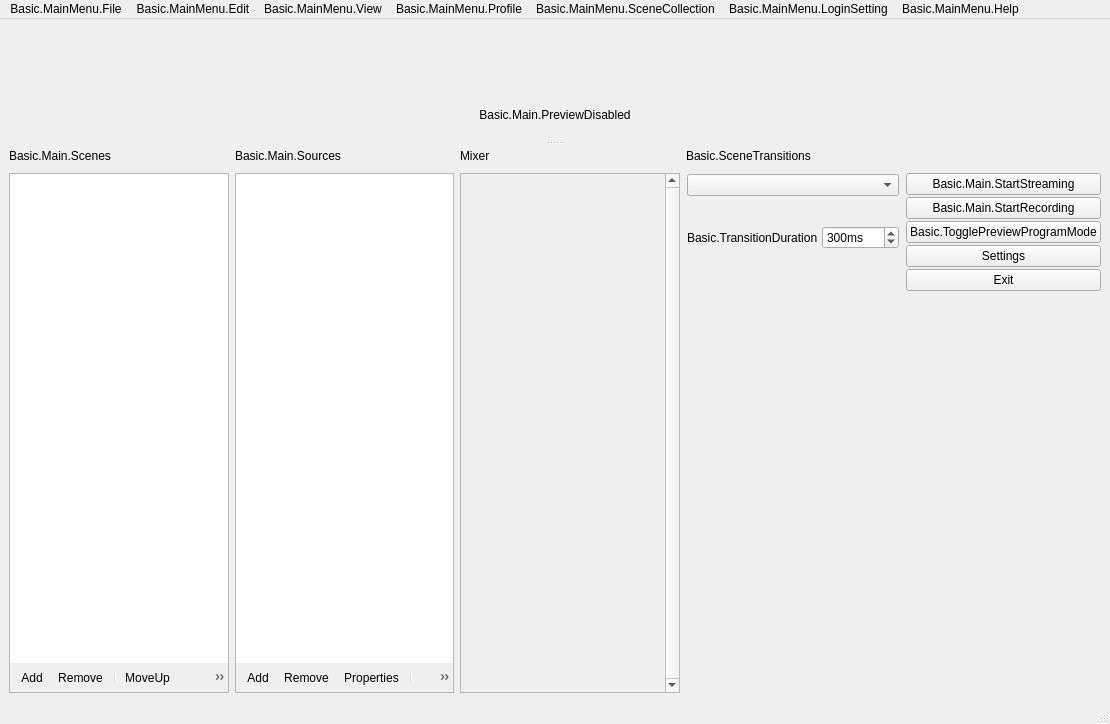
<?xml version="1.0" encoding="UTF-8"?>
<ui version="4.0">
 <author>Jim</author>
 <class>OBSBasic</class>
 <widget class="QMainWindow" name="OBSBasic">
  <property name="geometry">
   <rect>
    <x>0</x>
    <y>0</y>
    <width>1110</width>
    <height>724</height>
   </rect>
  </property>
  <property name="sizePolicy">
   <sizepolicy hsizetype="Minimum" vsizetype="Minimum">
    <horstretch>0</horstretch>
    <verstretch>0</verstretch>
   </sizepolicy>
  </property>
  <property name="minimumSize">
   <size>
    <width>0</width>
    <height>0</height>
   </size>
  </property>
  <property name="windowTitle">
   <string>.MainWindow</string>
  </property>
  <property name="windowIcon">
   <iconset resource="obs.qrc">
    <normaloff>:/res/images/obs.png</normaloff>:/res/images/obs.png</iconset>
  </property>
  <property name="styleSheet">
   <string notr="true"/>
  </property>
  <widget class="QWidget" name="centralwidget">
   <layout class="QHBoxLayout" name="horizontalLayout">
    <item>
     <widget class="QSplitter" name="mainSplitter">
      <property name="orientation">
       <enum>Qt::Vertical</enum>
      </property>
      <property name="childrenCollapsible">
       <bool>false</bool>
      </property>
      <widget class="QWidget" name="verticalLayoutWidget_7">
       <layout class="QVBoxLayout" name="verticalLayout_14">
        <item>
         <layout class="QHBoxLayout" name="previewLayout">
          <property name="spacing">
           <number>2</number>
          </property>
          <item>
           <layout class="QVBoxLayout" name="previewTextLayout">
            <property name="spacing">
             <number>4</number>
            </property>
            <item>
             <widget class="OBSBasicPreview" name="preview" native="true">
              <property name="sizePolicy">
               <sizepolicy hsizetype="Expanding" vsizetype="Expanding">
                <horstretch>0</horstretch>
                <verstretch>0</verstretch>
               </sizepolicy>
              </property>
              <property name="minimumSize">
               <size>
                <width>32</width>
                <height>32</height>
               </size>
              </property>
              <property name="focusPolicy">
               <enum>Qt::ClickFocus</enum>
              </property>
              <property name="contextMenuPolicy">
               <enum>Qt::CustomContextMenu</enum>
              </property>
             </widget>
            </item>
           </layout>
          </item>
         </layout>
        </item>
        <item>
         <widget class="QLabel" name="previewDisabledLabel">
          <property name="sizePolicy">
           <sizepolicy hsizetype="Expanding" vsizetype="Expanding">
            <horstretch>0</horstretch>
            <verstretch>0</verstretch>
           </sizepolicy>
          </property>
          <property name="contextMenuPolicy">
           <enum>Qt::CustomContextMenu</enum>
          </property>
          <property name="text">
           <string>Basic.Main.PreviewDisabled</string>
          </property>
          <property name="alignment">
           <set>Qt::AlignCenter</set>
          </property>
         </widget>
        </item>
       </layout>
      </widget>
      <widget class="QWidget" name="gridLayoutWidget_2">
       <layout class="QGridLayout" name="gridLayout_2">
        <item row="1" column="4">
         <layout class="QVBoxLayout" name="buttonsVLayout">
          <property name="spacing">
           <number>2</number>
          </property>
          <item>
           <widget class="QPushButton" name="streamButton">
            <property name="enabled">
             <bool>true</bool>
            </property>
            <property name="sizePolicy">
             <sizepolicy hsizetype="Preferred" vsizetype="Fixed">
              <horstretch>0</horstretch>
              <verstretch>0</verstretch>
             </sizepolicy>
            </property>
            <property name="text">
             <string>Basic.Main.StartStreaming</string>
            </property>
            <property name="checkable">
             <bool>false</bool>
            </property>
           </widget>
          </item>
          <item>
           <widget class="QPushButton" name="recordButton">
            <property name="enabled">
             <bool>true</bool>
            </property>
            <property name="sizePolicy">
             <sizepolicy hsizetype="Preferred" vsizetype="Fixed">
              <horstretch>0</horstretch>
              <verstretch>0</verstretch>
             </sizepolicy>
            </property>
            <property name="minimumSize">
             <size>
              <width>130</width>
              <height>0</height>
             </size>
            </property>
            <property name="text">
             <string>Basic.Main.StartRecording</string>
            </property>
           </widget>
          </item>
          <item>
           <widget class="QPushButton" name="modeSwitch">
            <property name="text">
             <string>Basic.TogglePreviewProgramMode</string>
            </property>
            <property name="checkable">
             <bool>true</bool>
            </property>
           </widget>
          </item>
          <item>
           <widget class="QPushButton" name="settingsButton">
            <property name="sizePolicy">
             <sizepolicy hsizetype="Preferred" vsizetype="Fixed">
              <horstretch>0</horstretch>
              <verstretch>0</verstretch>
             </sizepolicy>
            </property>
            <property name="text">
             <string>Settings</string>
            </property>
           </widget>
          </item>
          <item>
           <widget class="QPushButton" name="exitButton">
            <property name="sizePolicy">
             <sizepolicy hsizetype="Preferred" vsizetype="Fixed">
              <horstretch>0</horstretch>
              <verstretch>0</verstretch>
             </sizepolicy>
            </property>
            <property name="text">
             <string>Exit</string>
            </property>
           </widget>
          </item>
          <item>
           <spacer name="expVSpacer_2">
            <property name="orientation">
             <enum>Qt::Vertical</enum>
            </property>
            <property name="sizeHint" stdset="0">
             <size>
              <width>0</width>
              <height>0</height>
             </size>
            </property>
           </spacer>
          </item>
         </layout>
        </item>
        <item row="1" column="2">
         <widget class="VScrollArea" name="scrollArea">
          <property name="minimumSize">
           <size>
            <width>220</width>
            <height>0</height>
           </size>
          </property>
          <property name="frameShape">
           <enum>QFrame::StyledPanel</enum>
          </property>
          <property name="frameShadow">
           <enum>QFrame::Sunken</enum>
          </property>
          <property name="verticalScrollBarPolicy">
           <enum>Qt::ScrollBarAlwaysOn</enum>
          </property>
          <property name="horizontalScrollBarPolicy">
           <enum>Qt::ScrollBarAlwaysOff</enum>
          </property>
          <property name="widgetResizable">
           <bool>true</bool>
          </property>
          <widget class="QWidget" name="volumeWidgets">
           <property name="geometry">
            <rect>
             <x>0</x>
             <y>0</y>
             <width>201</width>
             <height>16</height>
            </rect>
           </property>
           <property name="sizePolicy">
            <sizepolicy hsizetype="Preferred" vsizetype="Maximum">
             <horstretch>0</horstretch>
             <verstretch>0</verstretch>
            </sizepolicy>
           </property>
           <layout class="QVBoxLayout" name="verticalLayout_18">
            <property name="spacing">
             <number>0</number>
            </property>
            <property name="leftMargin">
             <number>0</number>
            </property>
            <property name="topMargin">
             <number>0</number>
            </property>
            <property name="rightMargin">
             <number>0</number>
            </property>
            <property name="bottomMargin">
             <number>0</number>
            </property>
           </layout>
          </widget>
         </widget>
        </item>
        <item row="1" column="0">
         <layout class="QVBoxLayout" name="scenesVLayout">
          <property name="spacing">
           <number>0</number>
          </property>
          <item>
           <widget class="QFrame" name="scenesFrame">
            <property name="sizePolicy">
             <sizepolicy hsizetype="Expanding" vsizetype="Expanding">
              <horstretch>0</horstretch>
              <verstretch>0</verstretch>
             </sizepolicy>
            </property>
            <property name="minimumSize">
             <size>
              <width>160</width>
              <height>0</height>
             </size>
            </property>
            <property name="maximumSize">
             <size>
              <width>260</width>
              <height>16777215</height>
             </size>
            </property>
            <property name="frameShape">
             <enum>QFrame::StyledPanel</enum>
            </property>
            <property name="frameShadow">
             <enum>QFrame::Sunken</enum>
            </property>
            <layout class="QVBoxLayout" name="verticalLayout_11">
             <property name="spacing">
              <number>0</number>
             </property>
             <property name="leftMargin">
              <number>0</number>
             </property>
             <property name="topMargin">
              <number>0</number>
             </property>
             <property name="rightMargin">
              <number>0</number>
             </property>
             <property name="bottomMargin">
              <number>0</number>
             </property>
             <item>
              <widget class="QListWidget" name="scenes">
               <property name="sizePolicy">
                <sizepolicy hsizetype="Preferred" vsizetype="Expanding">
                 <horstretch>0</horstretch>
                 <verstretch>0</verstretch>
                </sizepolicy>
               </property>
               <property name="contextMenuPolicy">
                <enum>Qt::CustomContextMenu</enum>
               </property>
               <property name="frameShape">
                <enum>QFrame::NoFrame</enum>
               </property>
               <property name="frameShadow">
                <enum>QFrame::Plain</enum>
               </property>
               <property name="showDropIndicator" stdset="0">
                <bool>true</bool>
               </property>
               <property name="dragEnabled">
                <bool>true</bool>
               </property>
               <property name="dragDropMode">
                <enum>QAbstractItemView::InternalMove</enum>
               </property>
               <property name="defaultDropAction">
                <enum>Qt::TargetMoveAction</enum>
               </property>
               <addaction name="actionRemoveScene"/>
              </widget>
             </item>
             <item>
              <widget class="QToolBar" name="scenesToolbar">
               <property name="iconSize">
                <size>
                 <width>16</width>
                 <height>16</height>
                </size>
               </property>
               <property name="floatable">
                <bool>false</bool>
               </property>
               <addaction name="actionAddScene"/>
               <addaction name="actionRemoveScene"/>
               <addaction name="separator"/>
               <addaction name="actionSceneUp"/>
               <addaction name="actionSceneDown"/>
              </widget>
             </item>
             <item>
              <spacer name="scenesFixedSizeHSpacer">
               <property name="orientation">
                <enum>Qt::Horizontal</enum>
               </property>
               <property name="sizeType">
                <enum>QSizePolicy::Fixed</enum>
               </property>
               <property name="sizeHint" stdset="0">
                <size>
                 <width>150</width>
                 <height>0</height>
                </size>
               </property>
              </spacer>
             </item>
            </layout>
           </widget>
          </item>
         </layout>
        </item>
        <item row="0" column="1">
         <widget class="QLabel" name="sourcesLabel">
          <property name="text">
           <string>Basic.Main.Sources</string>
          </property>
         </widget>
        </item>
        <item row="0" column="2">
         <layout class="QHBoxLayout" name="mixadvHLayout">
          <property name="spacing">
           <number>2</number>
          </property>
          <item>
           <widget class="QLabel" name="mixerLabel">
            <property name="sizePolicy">
             <sizepolicy hsizetype="Maximum" vsizetype="Preferred">
              <horstretch>0</horstretch>
              <verstretch>0</verstretch>
             </sizepolicy>
            </property>
            <property name="text">
             <string>Mixer</string>
            </property>
           </widget>
          </item>
          <item>
           <widget class="QPushButton" name="advAudioProps">
            <property name="sizePolicy">
             <sizepolicy hsizetype="Maximum" vsizetype="Maximum">
              <horstretch>0</horstretch>
              <verstretch>0</verstretch>
             </sizepolicy>
            </property>
            <property name="maximumSize">
             <size>
              <width>22</width>
              <height>22</height>
             </size>
            </property>
            <property name="accessibleName">
             <string>Basic.AdvAudio</string>
            </property>
            <property name="text">
             <string notr="true"/>
            </property>
            <property name="icon">
             <iconset resource="obs.qrc">
              <normaloff>:/res/images/configuration21_16.png</normaloff>:/res/images/configuration21_16.png</iconset>
            </property>
            <property name="flat">
             <bool>true</bool>
            </property>
            <property name="themeID" stdset="0">
             <string notr="true">configIconSmall</string>
            </property>
           </widget>
          </item>
          <item>
           <spacer name="mixadvHSpacer_4">
            <property name="orientation">
             <enum>Qt::Horizontal</enum>
            </property>
            <property name="sizeHint" stdset="0">
             <size>
              <width>0</width>
              <height>0</height>
             </size>
            </property>
           </spacer>
          </item>
         </layout>
        </item>
        <item row="1" column="1">
         <layout class="QVBoxLayout" name="sourcesVLayout">
          <property name="spacing">
           <number>0</number>
          </property>
          <item>
           <widget class="QFrame" name="sourcesFrame">
            <property name="sizePolicy">
             <sizepolicy hsizetype="Expanding" vsizetype="Expanding">
              <horstretch>0</horstretch>
              <verstretch>0</verstretch>
             </sizepolicy>
            </property>
            <property name="minimumSize">
             <size>
              <width>160</width>
              <height>0</height>
             </size>
            </property>
            <property name="maximumSize">
             <size>
              <width>260</width>
              <height>16777215</height>
             </size>
            </property>
            <property name="frameShape">
             <enum>QFrame::StyledPanel</enum>
            </property>
            <property name="frameShadow">
             <enum>QFrame::Sunken</enum>
            </property>
            <layout class="QVBoxLayout" name="verticalLayout_16">
             <property name="spacing">
              <number>0</number>
             </property>
             <property name="leftMargin">
              <number>0</number>
             </property>
             <property name="topMargin">
              <number>0</number>
             </property>
             <property name="rightMargin">
              <number>0</number>
             </property>
             <property name="bottomMargin">
              <number>0</number>
             </property>
             <item>
              <widget class="SourceListWidget" name="sources">
               <property name="sizePolicy">
                <sizepolicy hsizetype="Preferred" vsizetype="Expanding">
                 <horstretch>0</horstretch>
                 <verstretch>0</verstretch>
                </sizepolicy>
               </property>
               <property name="contextMenuPolicy">
                <enum>Qt::CustomContextMenu</enum>
               </property>
               <property name="frameShape">
                <enum>QFrame::NoFrame</enum>
               </property>
               <property name="showDropIndicator" stdset="0">
                <bool>true</bool>
               </property>
               <property name="dragEnabled">
                <bool>true</bool>
               </property>
               <property name="dragDropMode">
                <enum>QAbstractItemView::InternalMove</enum>
               </property>
               <property name="defaultDropAction">
                <enum>Qt::TargetMoveAction</enum>
               </property>
               <property name="selectionMode">
                <enum>QAbstractItemView::ExtendedSelection</enum>
               </property>
               <addaction name="actionRemoveSource"/>
              </widget>
             </item>
             <item>
              <widget class="QToolBar" name="sourcesToolbar">
               <property name="iconSize">
                <size>
                 <width>16</width>
                 <height>16</height>
                </size>
               </property>
               <property name="floatable">
                <bool>false</bool>
               </property>
               <addaction name="actionAddSource"/>
               <addaction name="actionRemoveSource"/>
               <addaction name="actionSourceProperties"/>
               <addaction name="separator"/>
               <addaction name="actionSourceUp"/>
               <addaction name="actionSourceDown"/>
              </widget>
             </item>
             <item>
              <spacer name="sourcesFixedSizeHSpacer">
               <property name="orientation">
                <enum>Qt::Horizontal</enum>
               </property>
               <property name="sizeType">
                <enum>QSizePolicy::Fixed</enum>
               </property>
               <property name="sizeHint" stdset="0">
                <size>
                 <width>150</width>
                 <height>0</height>
                </size>
               </property>
              </spacer>
             </item>
            </layout>
           </widget>
          </item>
         </layout>
        </item>
        <item row="0" column="0">
         <widget class="QLabel" name="scenesLabel">
          <property name="text">
           <string>Basic.Main.Scenes</string>
          </property>
         </widget>
        </item>
        <item row="0" column="3">
         <widget class="QLabel" name="sceneTransitionsLabel">
          <property name="text">
           <string>Basic.SceneTransitions</string>
          </property>
         </widget>
        </item>
        <item row="1" column="3">
         <widget class="QWidget" name="transitionsContainer" native="true">
          <layout class="QVBoxLayout" name="verticalLayout">
           <property name="spacing">
            <number>4</number>
           </property>
           <property name="leftMargin">
            <number>1</number>
           </property>
           <property name="topMargin">
            <number>1</number>
           </property>
           <property name="rightMargin">
            <number>1</number>
           </property>
           <property name="bottomMargin">
            <number>2</number>
           </property>
           <item>
            <widget class="QComboBox" name="transitions">
             <property name="minimumSize">
              <size>
               <width>120</width>
               <height>0</height>
              </size>
             </property>
            </widget>
           </item>
           <item>
            <layout class="QHBoxLayout" name="horizontalLayout_4">
             <property name="spacing">
              <number>4</number>
             </property>
             <item>
              <spacer name="horizontalSpacer">
               <property name="orientation">
                <enum>Qt::Horizontal</enum>
               </property>
               <property name="sizeType">
                <enum>QSizePolicy::Preferred</enum>
               </property>
               <property name="sizeHint" stdset="0">
                <size>
                 <width>40</width>
                 <height>20</height>
                </size>
               </property>
              </spacer>
             </item>
             <item>
              <widget class="QPushButton" name="transitionAdd">
               <property name="sizePolicy">
                <sizepolicy hsizetype="Maximum" vsizetype="Maximum">
                 <horstretch>0</horstretch>
                 <verstretch>0</verstretch>
                </sizepolicy>
               </property>
               <property name="maximumSize">
                <size>
                 <width>22</width>
                 <height>22</height>
                </size>
               </property>
               <property name="toolTip">
                <string>Basic.AddTransition</string>
               </property>
               <property name="accessibleName">
                <string>Basic.AddTransition</string>
               </property>
               <property name="text">
                <string notr="true"/>
               </property>
               <property name="icon">
                <iconset resource="obs.qrc">
                 <normaloff>:/res/images/add.png</normaloff>:/res/images/add.png</iconset>
               </property>
               <property name="flat">
                <bool>true</bool>
               </property>
               <property name="themeID" stdset="0">
                <string notr="true">addIconSmall</string>
               </property>
              </widget>
             </item>
             <item>
              <widget class="QPushButton" name="transitionRemove">
               <property name="sizePolicy">
                <sizepolicy hsizetype="Maximum" vsizetype="Maximum">
                 <horstretch>0</horstretch>
                 <verstretch>0</verstretch>
                </sizepolicy>
               </property>
               <property name="maximumSize">
                <size>
                 <width>22</width>
                 <height>22</height>
                </size>
               </property>
               <property name="toolTip">
                <string>Basic.RemoveTransition</string>
               </property>
               <property name="accessibleName">
                <string>Basic.RemoveTransition</string>
               </property>
               <property name="text">
                <string notr="true"/>
               </property>
               <property name="icon">
                <iconset resource="obs.qrc">
                 <normaloff>:/res/images/list_remove.png</normaloff>:/res/images/list_remove.png</iconset>
               </property>
               <property name="flat">
                <bool>true</bool>
               </property>
               <property name="themeID" stdset="0">
                <string notr="true">removeIconSmall</string>
               </property>
              </widget>
             </item>
             <item>
              <widget class="QPushButton" name="transitionProps">
               <property name="sizePolicy">
                <sizepolicy hsizetype="Maximum" vsizetype="Maximum">
                 <horstretch>0</horstretch>
                 <verstretch>0</verstretch>
                </sizepolicy>
               </property>
               <property name="maximumSize">
                <size>
                 <width>22</width>
                 <height>22</height>
                </size>
               </property>
               <property name="toolTip">
                <string>Basic.TransitionProperties</string>
               </property>
               <property name="accessibleName">
                <string>Basic.TransitionProperties</string>
               </property>
               <property name="text">
                <string notr="true"/>
               </property>
               <property name="icon">
                <iconset resource="obs.qrc">
                 <normaloff>:/res/images/configuration21_16.png</normaloff>:/res/images/configuration21_16.png</iconset>
               </property>
               <property name="flat">
                <bool>true</bool>
               </property>
               <property name="themeID" stdset="0">
                <string notr="true">configIconSmall</string>
               </property>
              </widget>
             </item>
            </layout>
           </item>
           <item>
            <layout class="QHBoxLayout" name="horizontalLayout_3">
             <property name="spacing">
              <number>4</number>
             </property>
             <item>
              <widget class="QLabel" name="transitionDurationLabel">
               <property name="sizePolicy">
                <sizepolicy hsizetype="Maximum" vsizetype="Preferred">
                 <horstretch>0</horstretch>
                 <verstretch>0</verstretch>
                </sizepolicy>
               </property>
               <property name="text">
                <string>Basic.TransitionDuration</string>
               </property>
              </widget>
             </item>
             <item>
              <widget class="QSpinBox" name="transitionDuration">
               <property name="suffix">
                <string>ms</string>
               </property>
               <property name="minimum">
                <number>2</number>
               </property>
               <property name="maximum">
                <number>10000</number>
               </property>
               <property name="singleStep">
                <number>50</number>
               </property>
               <property name="value">
                <number>300</number>
               </property>
              </widget>
             </item>
            </layout>
           </item>
           <item>
            <spacer name="verticalSpacer">
             <property name="orientation">
              <enum>Qt::Vertical</enum>
             </property>
             <property name="sizeHint" stdset="0">
              <size>
               <width>20</width>
               <height>40</height>
              </size>
             </property>
            </spacer>
           </item>
          </layout>
         </widget>
        </item>
       </layout>
      </widget>
     </widget>
    </item>
   </layout>
  </widget>
  <widget class="QMenuBar" name="menubar">
   <property name="geometry">
    <rect>
     <x>0</x>
     <y>0</y>
     <width>1110</width>
     <height>23</height>
    </rect>
   </property>
   <widget class="QMenu" name="menu_File">
    <property name="title">
     <string>Basic.MainMenu.File</string>
    </property>
    <addaction name="actionShow_Recordings"/>
    <addaction name="actionRemux"/>
    <addaction name="separator"/>
    <addaction name="action_Settings"/>
    <addaction name="actionShowSettingsFolder"/>
    <addaction name="actionShowProfileFolder"/>
    <addaction name="separator"/>
    <addaction name="actionAlwaysOnTop"/>
    <addaction name="separator"/>
    <addaction name="actionE_xit"/>
   </widget>
   <widget class="QMenu" name="menuBasic_MainMenu_Help">
    <property name="title">
     <string>Basic.MainMenu.Help</string>
    </property>
    <widget class="QMenu" name="menuLogFiles">
     <property name="title">
      <string>Basic.MainMenu.Help.Logs</string>
     </property>
     <addaction name="actionShowLogs"/>
     <addaction name="actionUploadCurrentLog"/>
     <addaction name="actionUploadLastLog"/>
     <addaction name="actionViewCurrentLog"/>
    </widget>
    <addaction name="actionWebsite"/>
    <addaction name="separator"/>
    <addaction name="menuLogFiles"/>
    <addaction name="actionCheckForUpdates"/>
   </widget>
   <widget class="QMenu" name="menuBasic_MainMenu_Edit">
    <property name="title">
     <string>Basic.MainMenu.Edit</string>
    </property>
    <widget class="QMenu" name="transformMenu">
     <property name="title">
      <string>Basic.MainMenu.Edit.Transform</string>
     </property>
     <addaction name="actionEditTransform"/>
     <addaction name="actionResetTransform"/>
     <addaction name="separator"/>
     <addaction name="actionRotate90CW"/>
     <addaction name="actionRotate90CCW"/>
     <addaction name="actionRotate180"/>
     <addaction name="separator"/>
     <addaction name="actionFlipHorizontal"/>
     <addaction name="actionFlipVertical"/>
     <addaction name="separator"/>
     <addaction name="actionFitToScreen"/>
     <addaction name="actionStretchToScreen"/>
     <addaction name="actionCenterToScreen"/>
    </widget>
    <widget class="QMenu" name="orderMenu">
     <property name="title">
      <string>Basic.MainMenu.Edit.Order</string>
     </property>
     <addaction name="actionMoveUp"/>
     <addaction name="actionMoveDown"/>
     <addaction name="separator"/>
     <addaction name="actionMoveToTop"/>
     <addaction name="actionMoveToBottom"/>
    </widget>
    <addaction name="transformMenu"/>
    <addaction name="orderMenu"/>
    <addaction name="actionLockPreview"/>
    <addaction name="separator"/>
    <addaction name="actionAdvAudioProperties"/>
   </widget>
   <widget class="QMenu" name="profileMenu">
    <property name="title">
     <string>Basic.MainMenu.Profile</string>
    </property>
    <addaction name="actionNewProfile"/>
    <addaction name="actionDupProfile"/>
    <addaction name="actionRenameProfile"/>
    <addaction name="actionRemoveProfile"/>
    <addaction name="separator"/>
   </widget>
   <widget class="QMenu" name="sceneCollectionMenu">
    <property name="title">
     <string>Basic.MainMenu.SceneCollection</string>
    </property>
    <addaction name="actionNewSceneCollection"/>
    <addaction name="actionDupSceneCollection"/>
    <addaction name="actionRenameSceneCollection"/>
    <addaction name="actionRemoveSceneCollection"/>
    <addaction name="separator"/>
   </widget>
   <widget class="QMenu" name="viewMenu">
    <property name="title">
     <string>Basic.MainMenu.View</string>
    </property>
    <widget class="QMenu" name="viewMenuToolbars">
     <property name="title">
      <string>Basic.MainMenu.View.Toolbars</string>
     </property>
     <addaction name="toggleListboxToolbars"/>
    </widget>
    <addaction name="viewMenuToolbars"/>
    <addaction name="toggleSceneTransitions"/>
    <addaction name="toggleStatusBar"/>
   </widget>
   <widget class="QMenu" name="menuBasic_MainMenu_LoginSetting">
    <property name="title">
     <string>Basic.MainMenu.LoginSetting</string>
    </property>
    <addaction name="actionLogin"/>
    <addaction name="actionLogout"/>
   </widget>
   <addaction name="menu_File"/>
   <addaction name="menuBasic_MainMenu_Edit"/>
   <addaction name="viewMenu"/>
   <addaction name="profileMenu"/>
   <addaction name="sceneCollectionMenu"/>
   <addaction name="menuBasic_MainMenu_LoginSetting"/>
   <addaction name="menuBasic_MainMenu_Help"/>
  </widget>
  <widget class="OBSBasicStatusBar" name="statusbar"/>
  <action name="actionAddScene">
   <property name="icon">
    <iconset resource="obs.qrc">
     <normaloff>:/res/images/add.png</normaloff>:/res/images/add.png</iconset>
   </property>
   <property name="text">
    <string>Add</string>
   </property>
   <property name="themeID" stdset="0">
    <string notr="true">addIconSmall</string>
   </property>
  </action>
  <action name="actionAddSource">
   <property name="icon">
    <iconset resource="obs.qrc">
     <normaloff>:/res/images/add.png</normaloff>:/res/images/add.png</iconset>
   </property>
   <property name="text">
    <string>Add</string>
   </property>
   <property name="themeID" stdset="0">
    <string notr="true">addIconSmall</string>
   </property>
  </action>
  <action name="actionRemoveScene">
   <property name="icon">
    <iconset resource="obs.qrc">
     <normaloff>:/res/images/list_remove.png</normaloff>:/res/images/list_remove.png</iconset>
   </property>
   <property name="text">
    <string>Remove</string>
   </property>
   <property name="shortcut">
    <string>Del</string>
   </property>
   <property name="shortcutContext">
    <enum>Qt::WidgetWithChildrenShortcut</enum>
   </property>
   <property name="themeID" stdset="0">
    <string notr="true">removeIconSmall</string>
   </property>
  </action>
  <action name="actionRemoveSource">
   <property name="icon">
    <iconset resource="obs.qrc">
     <normaloff>:/res/images/list_remove.png</normaloff>:/res/images/list_remove.png</iconset>
   </property>
   <property name="text">
    <string>Remove</string>
   </property>
   <property name="shortcut">
    <string>Del</string>
   </property>
   <property name="shortcutContext">
    <enum>Qt::WidgetWithChildrenShortcut</enum>
   </property>
   <property name="themeID" stdset="0">
    <string notr="true">removeIconSmall</string>
   </property>
  </action>
  <action name="actionSourceProperties">
   <property name="enabled">
    <bool>true</bool>
   </property>
   <property name="icon">
    <iconset resource="obs.qrc">
     <normaloff>:/res/images/properties.png</normaloff>:/res/images/properties.png</iconset>
   </property>
   <property name="text">
    <string>Properties</string>
   </property>
   <property name="themeID" stdset="0">
    <string notr="true">propertiesIconSmall</string>
   </property>
  </action>
  <action name="actionSceneUp">
   <property name="icon">
    <iconset resource="obs.qrc">
     <normaloff>:/res/images/up.png</normaloff>:/res/images/up.png</iconset>
   </property>
   <property name="text">
    <string>MoveUp</string>
   </property>
   <property name="themeID" stdset="0">
    <string notr="true">upArrowIconSmall</string>
   </property>
  </action>
  <action name="actionSourceUp">
   <property name="enabled">
    <bool>true</bool>
   </property>
   <property name="icon">
    <iconset resource="obs.qrc">
     <normaloff>:/res/images/up.png</normaloff>:/res/images/up.png</iconset>
   </property>
   <property name="text">
    <string>MoveUp</string>
   </property>
   <property name="themeID" stdset="0">
    <string notr="true">upArrowIconSmall</string>
   </property>
  </action>
  <action name="actionSceneDown">
   <property name="icon">
    <iconset resource="obs.qrc">
     <normaloff>:/res/images/down.png</normaloff>:/res/images/down.png</iconset>
   </property>
   <property name="text">
    <string>MoveDown</string>
   </property>
   <property name="themeID" stdset="0">
    <string notr="true">downArrowIconSmall</string>
   </property>
  </action>
  <action name="actionSourceDown">
   <property name="enabled">
    <bool>true</bool>
   </property>
   <property name="icon">
    <iconset resource="obs.qrc">
     <normaloff>:/res/images/down.png</normaloff>:/res/images/down.png</iconset>
   </property>
   <property name="text">
    <string>MoveDown</string>
   </property>
   <property name="themeID" stdset="0">
    <string notr="true">downArrowIconSmall</string>
   </property>
  </action>
  <action name="actionShow_Recordings">
   <property name="text">
    <string>Basic.MainMenu.File.ShowRecordings</string>
   </property>
  </action>
  <action name="actionRemux">
   <property name="text">
    <string>Basic.MainMenu.File.Remux</string>
   </property>
  </action>
  <action name="action_Settings">
   <property name="text">
    <string>Basic.MainMenu.File.Settings</string>
   </property>
  </action>
  <action name="actionE_xit">
   <property name="text">
    <string>Basic.MainMenu.File.Exit</string>
   </property>
  </action>
  <action name="actionShowLogs">
   <property name="text">
    <string>Basic.MainMenu.Help.Logs.ShowLogs</string>
   </property>
  </action>
  <action name="actionUploadLastLog">
   <property name="text">
    <string>Basic.MainMenu.Help.Logs.UploadLastLog</string>
   </property>
  </action>
  <action name="actionUploadCurrentLog">
   <property name="text">
    <string>Basic.MainMenu.Help.Logs.UploadCurrentLog</string>
   </property>
  </action>
  <action name="actionViewCurrentLog">
   <property name="text">
    <string>Basic.MainMenu.Help.Logs.ViewCurrentLog</string>
   </property>
  </action>
  <action name="actionUndo">
   <property name="enabled">
    <bool>false</bool>
   </property>
   <property name="text">
    <string>Basic.MainMenu.Edit.Undo</string>
   </property>
  </action>
  <action name="actionRedo">
   <property name="enabled">
    <bool>false</bool>
   </property>
   <property name="text">
    <string>Basic.MainMenu.Edit.Redo</string>
   </property>
  </action>
  <action name="actionEditTransform">
   <property name="text">
    <string>Basic.MainMenu.Edit.Transform.EditTransform</string>
   </property>
  </action>
  <action name="actionRotate90CW">
   <property name="text">
    <string>Basic.MainMenu.Edit.Transform.Rotate90CW</string>
   </property>
  </action>
  <action name="actionRotate90CCW">
   <property name="text">
    <string>Basic.MainMenu.Edit.Transform.Rotate90CCW</string>
   </property>
  </action>
  <action name="actionRotate180">
   <property name="text">
    <string>Basic.MainMenu.Edit.Transform.Rotate180</string>
   </property>
  </action>
  <action name="actionFitToScreen">
   <property name="text">
    <string>Basic.MainMenu.Edit.Transform.FitToScreen</string>
   </property>
   <property name="shortcut">
    <string>Ctrl+F</string>
   </property>
  </action>
  <action name="actionStretchToScreen">
   <property name="text">
    <string>Basic.MainMenu.Edit.Transform.StretchToScreen</string>
   </property>
   <property name="shortcut">
    <string>Ctrl+S</string>
   </property>
  </action>
  <action name="actionResetTransform">
   <property name="text">
    <string>Basic.MainMenu.Edit.Transform.ResetTransform</string>
   </property>
   <property name="shortcut">
    <string>Ctrl+R</string>
   </property>
  </action>
  <action name="actionCenterToScreen">
   <property name="text">
    <string>Basic.MainMenu.Edit.Transform.CenterToScreen</string>
   </property>
   <property name="shortcut">
    <string>Ctrl+D</string>
   </property>
  </action>
  <action name="actionFlipHorizontal">
   <property name="text">
    <string>Basic.MainMenu.Edit.Transform.FlipHorizontal</string>
   </property>
  </action>
  <action name="actionFlipVertical">
   <property name="text">
    <string>Basic.MainMenu.Edit.Transform.FlipVertical</string>
   </property>
  </action>
  <action name="actionMoveUp">
   <property name="text">
    <string>Basic.MainMenu.Edit.Order.MoveUp</string>
   </property>
   <property name="shortcut">
    <string>Ctrl+Up</string>
   </property>
  </action>
  <action name="actionMoveDown">
   <property name="text">
    <string>Basic.MainMenu.Edit.Order.MoveDown</string>
   </property>
   <property name="shortcut">
    <string>Ctrl+Down</string>
   </property>
  </action>
  <action name="actionMoveToTop">
   <property name="text">
    <string>Basic.MainMenu.Edit.Order.MoveToTop</string>
   </property>
   <property name="shortcut">
    <string>Ctrl+Home</string>
   </property>
  </action>
  <action name="actionMoveToBottom">
   <property name="text">
    <string>Basic.MainMenu.Edit.Order.MoveToBottom</string>
   </property>
   <property name="shortcut">
    <string>Ctrl+End</string>
   </property>
  </action>
  <action name="actionCheckForUpdates">
   <property name="text">
    <string>Basic.MainMenu.Help.CheckForUpdates</string>
   </property>
  </action>
  <action name="actionInteract">
   <property name="text">
    <string>Interact</string>
   </property>
  </action>
  <action name="actionAdvAudioProperties">
   <property name="text">
    <string>Basic.MainMenu.Edit.AdvAudio</string>
   </property>
  </action>
  <action name="actionWebsite">
   <property name="text">
    <string>Basic.MainMenu.Help.Website</string>
   </property>
  </action>
  <action name="actionNewSceneCollection">
   <property name="text">
    <string>New</string>
   </property>
  </action>
  <action name="actionDupSceneCollection">
   <property name="text">
    <string>Duplicate</string>
   </property>
  </action>
  <action name="actionRenameSceneCollection">
   <property name="text">
    <string>Rename</string>
   </property>
  </action>
  <action name="actionRemoveSceneCollection">
   <property name="text">
    <string>Remove</string>
   </property>
  </action>
  <action name="actionNewProfile">
   <property name="text">
    <string>New</string>
   </property>
  </action>
  <action name="actionDupProfile">
   <property name="text">
    <string>Duplicate</string>
   </property>
  </action>
  <action name="actionRenameProfile">
   <property name="text">
    <string>Rename</string>
   </property>
  </action>
  <action name="actionRemoveProfile">
   <property name="text">
    <string>Remove</string>
   </property>
  </action>
  <action name="actionShowSettingsFolder">
   <property name="text">
    <string>Basic.MainMenu.File.ShowSettingsFolder</string>
   </property>
  </action>
  <action name="actionShowProfileFolder">
   <property name="text">
    <string>Basic.MainMenu.File.ShowProfileFolder</string>
   </property>
  </action>
  <action name="actionAlwaysOnTop">
   <property name="checkable">
    <bool>true</bool>
   </property>
   <property name="text">
    <string>Basic.MainMenu.AlwaysOnTop</string>
   </property>
  </action>
  <action name="toggleListboxToolbars">
   <property name="checkable">
    <bool>true</bool>
   </property>
   <property name="checked">
    <bool>true</bool>
   </property>
   <property name="text">
    <string>Basic.MainMenu.View.Toolbars.Listboxes</string>
   </property>
  </action>
  <action name="toggleSceneTransitions">
   <property name="checkable">
    <bool>true</bool>
   </property>
   <property name="checked">
    <bool>true</bool>
   </property>
   <property name="text">
    <string>Basic.MainMenu.View.SceneTransitions</string>
   </property>
  </action>
  <action name="toggleStatusBar">
   <property name="checkable">
    <bool>true</bool>
   </property>
   <property name="checked">
    <bool>true</bool>
   </property>
   <property name="text">
    <string>Basic.MainMenu.View.StatusBar</string>
   </property>
  </action>
  <action name="actionLockPreview">
   <property name="checkable">
    <bool>true</bool>
   </property>
   <property name="text">
    <string>Basic.MainMenu.Edit.LockPreview</string>
   </property>
  </action>
  <action name="actionLogin">
   <property name="text">
    <string>Login</string>
   </property>
  </action>
  <action name="actionLogout">
   <property name="enabled">
    <bool>false</bool>
   </property>
   <property name="text">
    <string>Logout</string>
   </property>
  </action>
 </widget>
 <customwidgets>
  <customwidget>
   <class>OBSBasicPreview</class>
   <extends>QWidget</extends>
   <header>window-basic-preview.hpp</header>
   <container>1</container>
  </customwidget>
  <customwidget>
   <class>OBSBasicStatusBar</class>
   <extends>QStatusBar</extends>
   <header>window-basic-status-bar.hpp</header>
  </customwidget>
  <customwidget>
   <class>VScrollArea</class>
   <extends>QScrollArea</extends>
   <header>vertical-scroll-area.hpp</header>
   <container>1</container>
  </customwidget>
  <customwidget>
   <class>SourceListWidget</class>
   <extends>QListWidget</extends>
   <header>source-list-widget.hpp</header>
  </customwidget>
 </customwidgets>
 <resources>
  <include location="obs.qrc"/>
 </resources>
 <connections>
  <connection>
   <sender>actionE_xit</sender>
   <signal>triggered()</signal>
   <receiver>OBSBasic</receiver>
   <slot>close()</slot>
   <hints>
    <hint type="sourcelabel">
     <x>-1</x>
     <y>-1</y>
    </hint>
    <hint type="destinationlabel">
     <x>463</x>
     <y>351</y>
    </hint>
   </hints>
  </connection>
  <connection>
   <sender>exitButton</sender>
   <signal>clicked()</signal>
   <receiver>OBSBasic</receiver>
   <slot>close()</slot>
   <hints>
    <hint type="sourcelabel">
     <x>838</x>
     <y>272</y>
    </hint>
    <hint type="destinationlabel">
     <x>902</x>
     <y>-10</y>
    </hint>
   </hints>
  </connection>
 </connections>
</ui>
